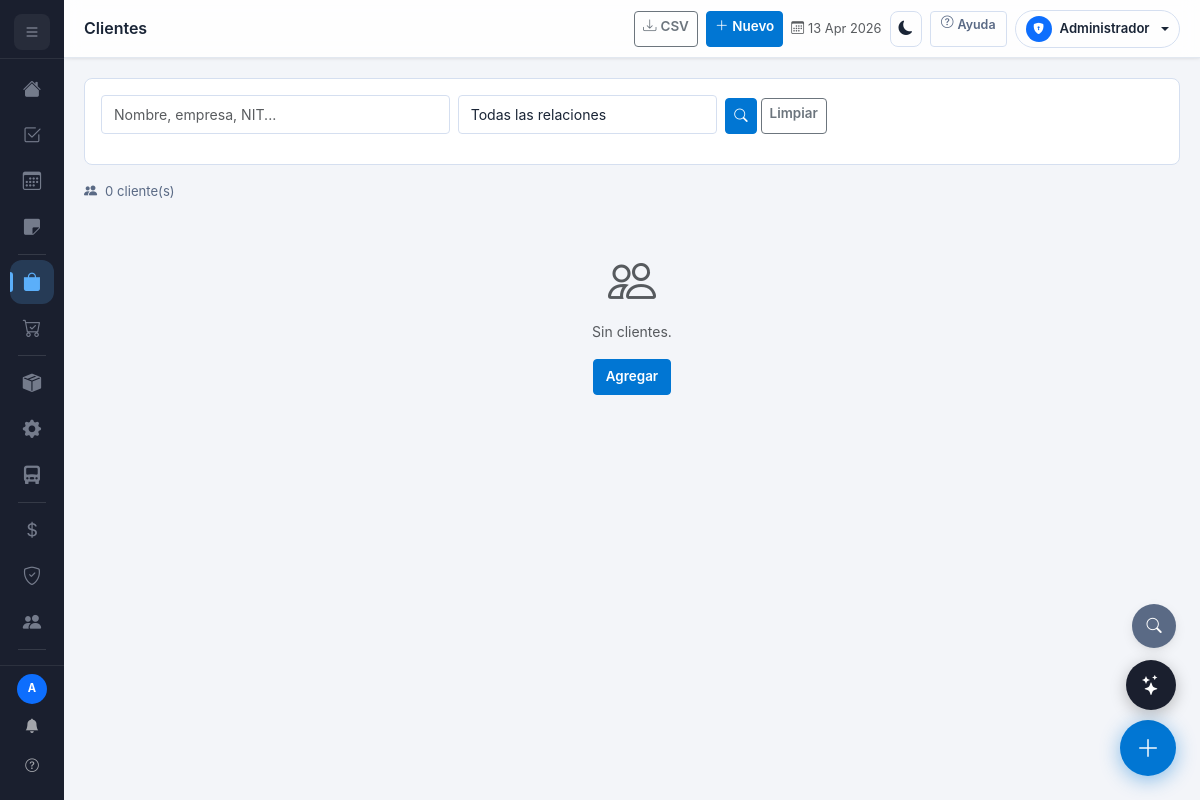
The page /clientes (signed in) on the database as committed earlier.
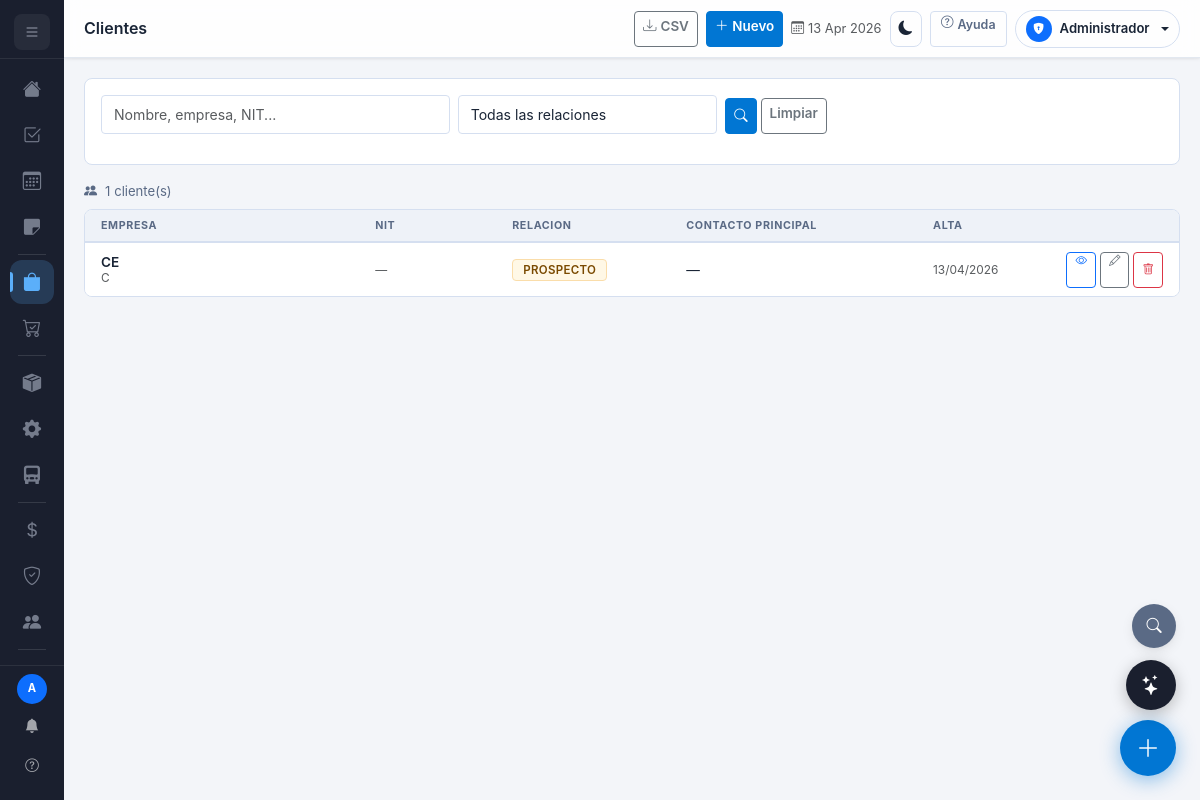
The same page on the database as committed later.
### models.py (models this page shows)
class Cliente(db.Model):
    __tablename__ = 'clientes'
    id              = db.Column(db.Integer, primary_key=True)
    nombre          = db.Column(db.String(100), nullable=False)
    empresa         = db.Column(db.String(100))
    nit             = db.Column(db.String(30))
    estado_relacion = db.Column(db.String(30), default='prospecto')
    dir_comercial   = db.Column(db.Text)
    dir_entrega     = db.Column(db.Text)
    notas           = db.Column(db.Text)
    estado          = db.Column(db.String(20), default='activo')
    creado_en       = db.Column(db.DateTime, default=datetime.utcnow)
    actualizado_en  = db.Column(db.DateTime, default=datetime.utcnow)
    banco_nombre    = db.Column(db.String(120))
    banco_cuenta    = db.Column(db.String(80))
    banco_tipo      = db.Column(db.String(40))
    banco_titular   = db.Column(db.String(120))
    info_legal      = db.Column(db.Text)
    sales_manager_id = db.Column(db.Integer, db.ForeignKey('users.id'), nullable=True)
    anticipo_pct     = db.Column(db.Float, default=50.0)
    minimo_pedido    = db.Column(db.Integer, default=1)
    envio_responsable = db.Column(db.String(20), default='cliente')  # 'cliente' = ellos recogen, 'empresa' = nosotros enviamos
    transportista_preferido_id = db.Column(db.Integer, db.ForeignKey('proveedores.id'), nullable=True)
    contrato_id      = db.Column(db.Integer, db.ForeignKey('documentos_legales.id'), nullable=True)
    es_demo          = db.Column(db.Boolean, default=False)
    contactos       = db.relationship('ContactoCliente', backref='cliente_rel', lazy=True, cascade='all, delete-orphan')
    ventas          = db.relationship('Venta', backref='cliente', lazy=True)
    sales_manager    = db.relationship('User', foreign_keys=[sales_manager_id])
    transportista_preferido = db.relationship('Proveedor', foreign_keys=[transportista_preferido_id])
    contrato         = db.relationship('DocumentoLegal', foreign_keys=[contrato_id])

### routes/clientes.py (the view)
    @app.route('/clientes')
    @login_required
    @requiere_modulo('clientes')
    def clientes():
        busqueda = request.args.get('buscar','')
        estado_rel_f = request.args.get('estado_rel','')
        q = Cliente.query
        if busqueda:
            q = q.filter(db.or_(Cliente.nombre.ilike(f'%{busqueda}%'),
                                 Cliente.empresa.ilike(f'%{busqueda}%'),
                                 Cliente.nit.ilike(f'%{busqueda}%')))
        if estado_rel_f: q = q.filter_by(estado_relacion=estado_rel_f)
        return render_template('clientes/index.html', items=q.order_by(Cliente.empresa, Cliente.nombre).all(),
                               busqueda=busqueda, estado_rel_f=estado_rel_f)

### models.py (called while the page is built)
@login_manager.user_loader
def load_user(uid): return db.session.get(User, int(uid))

### utils.py (called while the page is built, shortened)
def _get_roles_usuario(user):
    if not user or not user.is_authenticated:
        return []
    roles = set()
    roles.add(user.rol)  # rol principal siempre incluido
    try:
        asignados = json.loads(user.roles_asignados or '[]')
        if isinstance(asignados, list):
            roles.update(asignados)
    except Exception:
        pass
    if 'admin' in roles:
        return list(_ROL_LABELS.keys())
    return sorted(roles, key=lambda r: list(_ROL_LABELS.keys()).index(r) if r in _ROL_LABELS else 99)

def _get_rol_activo(user):
    if not user or not user.is_authenticated:
        return 'usuario'
    rol_session = session.get('rol_activo')
    if rol_session and rol_session in _get_roles_usuario(user):
        return rol_session
    return user.rol

def _modulos_user(user):
    if not user or not user.is_authenticated: return []
    rol_activo = _get_rol_activo(user)
    if rol_activo == 'admin': return _MODULOS_TODOS

### templates/clientes/index.html (shortened to what this page needs)
{% extends 'base.html' %}
{% block title %}Clientes{% endblock %}{% block page_title %}Clientes{% endblock %}
{% block topbar_actions %}
<a href="{{ url_for('clientes_export_csv') }}" class="btn btn-outline-secondary btn-sm"><i class="bi bi-download me-1"></i>CSV</a>
<a href="{{ url_for('cliente_nuevo') }}" class="btn btn-primary btn-sm"><i class="bi bi-plus-lg me-1"></i>Nuevo</a>
{% endblock %}
{% block content %}
<div class="tc mb-3"><div class="p-3"><form method="GET" class="row g-2 align-items-end">
  <div class="col-sm-4"><input type="text" name="buscar" class="form-control form-control-sm" placeholder="Nombre, empresa, NIT..." value="{{ busqueda }}"></div>
  <div class="col-sm-3"><select name="estado_rel" class="form-select form-select-sm">
    <option value="">Todas las relaciones</option>
  </select></div>
  <div class="col-auto">
    <button type="submit" class="btn btn-primary btn-sm"><i class="bi bi-search"></i></button>
    <a href="{{ url_for('clientes') }}" class="btn btn-outline-secondary btn-sm">Limpiar</a>
  </div>
</form></div></div>
<div class="mb-2" style="font-size:.82rem;color:var(--text2)"><i class="bi bi-people-fill me-2"></i>{{ items|length }} cliente(s)</div>
{% if items %}
<div style="border-radius:var(--radius);border:1px solid var(--border);background:var(--surface);overflow-x:auto;width:100%">
<table class="table" style="width:100%;min-width:700px;margin:0">
  <thead><tr>
    <th style="min-width:200px">Empresa</th>
    <th style="min-width:100px">NIT</th>
    <th style="min-width:120px">Relacion</th>
    <th style="min-width:180px">Contacto principal</th>
    <th style="min-width:90px">Alta</th>
    <th style="width:100px"></th>
  </tr></thead>
  <tbody>{% for c in items %}<tr>
    <td><a href="{{ url_for('cliente_ver', id=c.id) }}" class="fw-semibold text-decoration-none" style="color:var(--text)">{{ c.empresa or c.nombre }}</a>
      {% if c.empresa and c.nombre != c.empresa %}<div><small class="text-muted">{{ c.nombre }}</small></div>{% endif %}</td>
    <td><small class="text-muted">{{ c.nit or '—' }}</small></td>
    <td><span class="b b-{{ c.estado_relacion }}">{{ c.estado_relacion.replace('_',' ').title() }}</span></td>
    <td>{% if c.contactos %}<small>{{ c.contactos[0].nombre }}{% if c.contactos[0].cargo %} · {{ c.contactos[0].cargo }}{% endif %}{% if c.contactos[0].email %}<br><span class="text-muted">{{ c.contactos[0].email }}</span>{% endif %}</small>{% else %}—{% endif %}</td>
    <td><small class="text-muted">{{ c.creado_en.strftime('%d/%m/%Y') }}</small></td>
    <td><div class="d-flex gap-1 justify-content-end">
      <a href="{{ url_for('cliente_ver', id=c.id) }}" class="btn btn-sm btn-outline-primary" style="font-size:.72rem;padding:2px 8px" title="Ver"><i class="bi bi-eye"></i></a>
      <a href="{{ url_for('cliente_editar', id=c.id) }}" class="btn btn-sm btn-outline-secondary" style="font-size:.72rem;padding:2px 8px" title="Editar"><i class="bi bi-pencil"></i></a>
      <form method="POST" action="{{ url_for('cliente_eliminar', id=c.id) }}" onsubmit="return confirm('¿Eliminar cliente {{ c.empresa or c.nombre }}? Se desvincularan ventas, cotizaciones y documentos asociados.')" class="m-0">
        <button class="btn btn-sm btn-outline-danger" type="submit" style="font-size:.72rem;padding:2px 8px" title="Eliminar"><i class="bi bi-trash"></i></button>
      </form>
    </div></td>
  </tr>{% endfor %}</tbody>
</table>
</div>
{% else %}<div class="text-center text-muted py-5"><i class="bi bi-people" style="font-size:3rem"></i>
  <p class="mt-3">Sin clientes.</p><a href="{{ url_for('cliente_nuevo') }}" class="btn btn-primary">Agregar</a></div>
{% endif %}{% endblock %}

Rows that differ between the two databases and show on the page:
added Cliente: empresa "CE", nombre "C", nit "—", estado_relacion.replace "PROSPECTO", creado_en "13/04/2026"
Other text that changed with them:
{{ items|length }}: "0" → "1"
text no longer shown: "Sin clientes. Agregar"
text now shown: "EMPRESA NIT RELACION CONTACTO PRINCIPAL ALTA"
